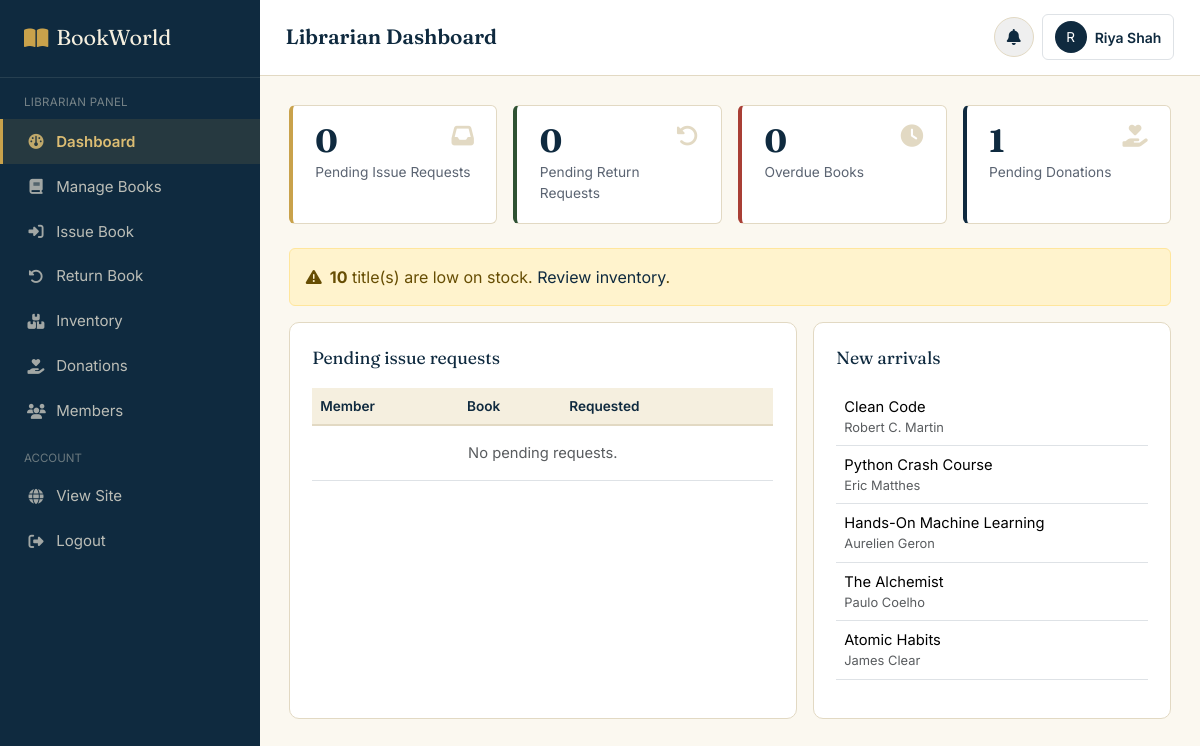
The app's page /librarian/dashboard.php (signed in) with its own data.
### tables this page shows
CREATE TABLE books (
    book_id INT AUTO_INCREMENT PRIMARY KEY,
    title VARCHAR(200) NOT NULL,
    author VARCHAR(150) NOT NULL,
    isbn VARCHAR(20) UNIQUE,
    publisher VARCHAR(150),
    publication_year YEAR,
    language VARCHAR(50) DEFAULT 'English',
    category_id INT,
    price DECIMAL(10,2) DEFAULT 0.00,
    description TEXT,
    book_image VARCHAR(255) DEFAULT 'default-book.png',
    status ENUM('active','inactive') DEFAULT 'active',
    view_count INT DEFAULT 0,
    created_at DATETIME DEFAULT CURRENT_TIMESTAMP,
    FOREIGN KEY (category_id) REFERENCES categories(category_id) ON DELETE SET NULL
);

### includes/functions.php (called while the page is built, shortened)
<?php
function clean($str) {
    return htmlspecialchars(trim($str), ENT_QUOTES, 'UTF-8');
}

### librarian/dashboard.php (the view, shortened to what this page needs)
<?php
require_once '../config/database.php';
require_once '../includes/functions.php';
$pending_requests = mysqli_fetch_assoc(mysqli_query($conn, "SELECT COUNT(*) c FROM book_issues WHERE status='requested'"))['c'];
$pending_returns = mysqli_fetch_assoc(mysqli_query($conn, "SELECT COUNT(*) c FROM return_requests WHERE status='pending'"))['c'];
$overdue_count = mysqli_fetch_assoc(mysqli_query($conn, "SELECT COUNT(*) c FROM book_issues WHERE status='issued' AND due_date < CURDATE()"))['c'];
$pending_donations = mysqli_fetch_assoc(mysqli_query($conn, "SELECT COUNT(*) c FROM donations WHERE status='pending'"))['c'];
$low_stock_count = mysqli_fetch_assoc(mysqli_query($conn, "SELECT COUNT(*) c FROM book_inventory WHERE available_quantity <= " . LOW_STOCK_THRESHOLD))['c'];
$new_arrivals = mysqli_query($conn, "SELECT title, author, created_at FROM books WHERE status='active' ORDER BY created_at DESC LIMIT 5");
$pending_issue_list = mysqli_query($conn, "SELECT bi.*, b.title, m.name AS member_name FROM book_issues bi JOIN books b ON b.book_id=bi.book_id JOIN member m ON m.member_id=bi.member_id WHERE bi.status='requested' ORDER BY bi.request_date ASC LIMIT 6");
?>
<!DOCTYPE html>
<html lang="en">
<head>
<link href="https://cdn.jsdelivr.net/npm/bootstrap@5.3.3/dist/css/bootstrap.min.css" rel="stylesheet">
<link rel="stylesheet" href="https://cdnjs.cloudflare.com/ajax/libs/font-awesome/6.5.2/css/all.min.css">
<link rel="stylesheet" href="../assets/css/style.css">
<link rel="stylesheet" href="../assets/css/dashboard.css">
</head>
<body>
<div class="bw-app">
<?php include '../includes/sidebar_librarian.php'; ?>
<main class="bw-main">
<?php include '../includes/dashboard_topbar.php'; ?>
<div class="bw-content">
  <div class="row g-3 mb-4">
    <div class="col-6 col-md-3"><div class="bw-stat-card accent-brass"><i class="fa-solid fa-inbox icon"></i><div class="num"><?= $pending_requests ?></div><div class="label">Pending Issue Requests</div></div></div>
    <div class="col-6 col-md-3"><div class="bw-stat-card accent-green"><i class="fa-solid fa-rotate-left icon"></i><div class="num"><?= $pending_returns ?></div><div class="label">Pending Return Requests</div></div></div>
    <div class="col-6 col-md-3"><div class="bw-stat-card accent-danger"><i class="fa-solid fa-clock icon"></i><div class="num"><?= $overdue_count ?></div><div class="label">Overdue Books</div></div></div>
    <div class="col-6 col-md-3"><div class="bw-stat-card"><i class="fa-solid fa-hand-holding-heart icon"></i><div class="num"><?= $pending_donations ?></div><div class="label">Pending Donations</div></div></div>
  </div>
  <?php if ($low_stock_count > 0): ?>
  <div class="alert alert-warning"><i class="fa-solid fa-triangle-exclamation me-2"></i><strong><?= $low_stock_count ?></strong> title(s) are low on stock. <a href="inventory.php">Review inventory</a>.</div>
  <?php endif; ?>
  <div class="row g-3">
    <div class="col-lg-7">
      <div class="bw-panel h-100">
        <div class="panel-title">Pending issue requests</div>
        <table class="table table-bw">
          <thead><tr><th>Member</th><th>Book</th><th>Requested</th><th></th></tr></thead>
          <tbody>
            <?php if (mysqli_num_rows($pending_issue_list) === 0): ?>
              <tr><td colspan="4" class="text-center text-muted py-3">No pending requests.</td></tr>
            <?php endif; ?>
          </tbody>
        </table>
      </div>
    </div>
    <div class="col-lg-5">
      <div class="bw-panel h-100">
        <div class="panel-title">New arrivals</div>
        <table class="table table-bw">
          <tbody>
            <?php while ($n = mysqli_fetch_assoc($new_arrivals)): ?>
              <tr><td><?= clean($n['title']) ?><div class="small text-muted"><?= clean($n['author']) ?></div></td></tr>
            <?php endwhile; ?>
          </tbody>
        </table>
      </div>
    </div>
  </div>
</div>
</main>
</div>
</body>
</html>

### assets/css/style.css (style rules this page uses)
:root { --bw-navy: #0F2A3F; --bw-navy-light: #1A4160; --bw-green: #2F5233; --bw-green-light: #3E6B45; --bw-brass: #C9A24B; --bw-brass-light: #DCBD73; --bw-paper: #F5EFDF; --bw-paper-soft: #FBF8F0; --bw-ink: #1D2430; --bw-slate: #5B6472; --bw-line: #E2D9C3; --bw-danger: #A93F35; --bw-danger-bg: #FBEAE7; --bw-success: #2F5233; --bw-success-bg: #EAF1E7; --bw-warning: #B4791F; --bw-warning-bg: #FBF1E1; --font-display: 'Fraunces', Georgia, serif; --font-body: 'Inter', -apple-system, BlinkMacSystemFont, sans-serif; --radius-sm: 6px; --radius-md: 10px; --shadow-card: 0 1px 3px rgba(15, 42, 63, 0.08), 0 1px 2px rgba(15, 42, 63, 0.06); }
* { box-sizing: border-box; }
body { font-family: var(--font-body); color: var(--bw-ink); background: var(--bw-paper-soft); margin: 0; }
a { color: var(--bw-navy); text-decoration: none; }

### assets/css/dashboard.css (style rules this page uses)
.bw-app { display: flex; min-height: 100vh; }
.bw-main { flex: 1; min-width: 0; background: var(--bw-paper-soft); }
.bw-content { padding: 1.8rem; }
.bw-stat-card { background: #fff; border: 1px solid var(--bw-line); border-left: 4px solid var(--bw-navy); border-radius: var(--radius-sm); padding: 1.2rem 1.4rem; height: 100%; }
.bw-stat-card.accent-green { border-left-color: var(--bw-green); }
.bw-stat-card.accent-brass { border-left-color: var(--bw-brass); }
.bw-stat-card.accent-danger { border-left-color: var(--bw-danger); }
.bw-stat-card .num { font-family: var(--font-display); font-size: 2rem; color: var(--bw-navy); font-weight: 700; line-height: 1; }
.bw-stat-card .label { color: var(--bw-slate); font-size: 0.86rem; margin-top: 0.35rem; }
.bw-stat-card .icon { float: right; font-size: 1.4rem; color: var(--bw-line); }
.bw-panel { background: #fff; border: 1px solid var(--bw-line); border-radius: var(--radius-md); padding: 1.4rem; }
.bw-panel .panel-title { font-family: var(--font-display); font-size: 1.1rem; color: var(--bw-navy); margin-bottom: 1rem; }
.table-bw thead th { background: var(--bw-paper); color: var(--bw-navy); font-weight: 600; font-size: 0.85rem; border-bottom: 2px solid var(--bw-line); }
.table-bw td { vertical-align: middle; font-size: 0.92rem; }

### records on screen
books: title "Clean Code", author "Robert C. Martin"
books: title "Python Crash Course", author "Eric Matthes"
books: title "Hands-On Machine Learning", author "Aurelien Geron"
books: title "The Alchemist", author "Paulo Coelho"
books: title "Atomic Habits", author "James Clear"

### other values on screen
$page_title "Librarian Dashboard"
substr($current_user_name, 0, 1) "R"
$current_user_name "Riya Shah"
$pending_requests "0"
$pending_returns "0"
$overdue_count "0"
$pending_donations "1"
$low_stock_count "10"
